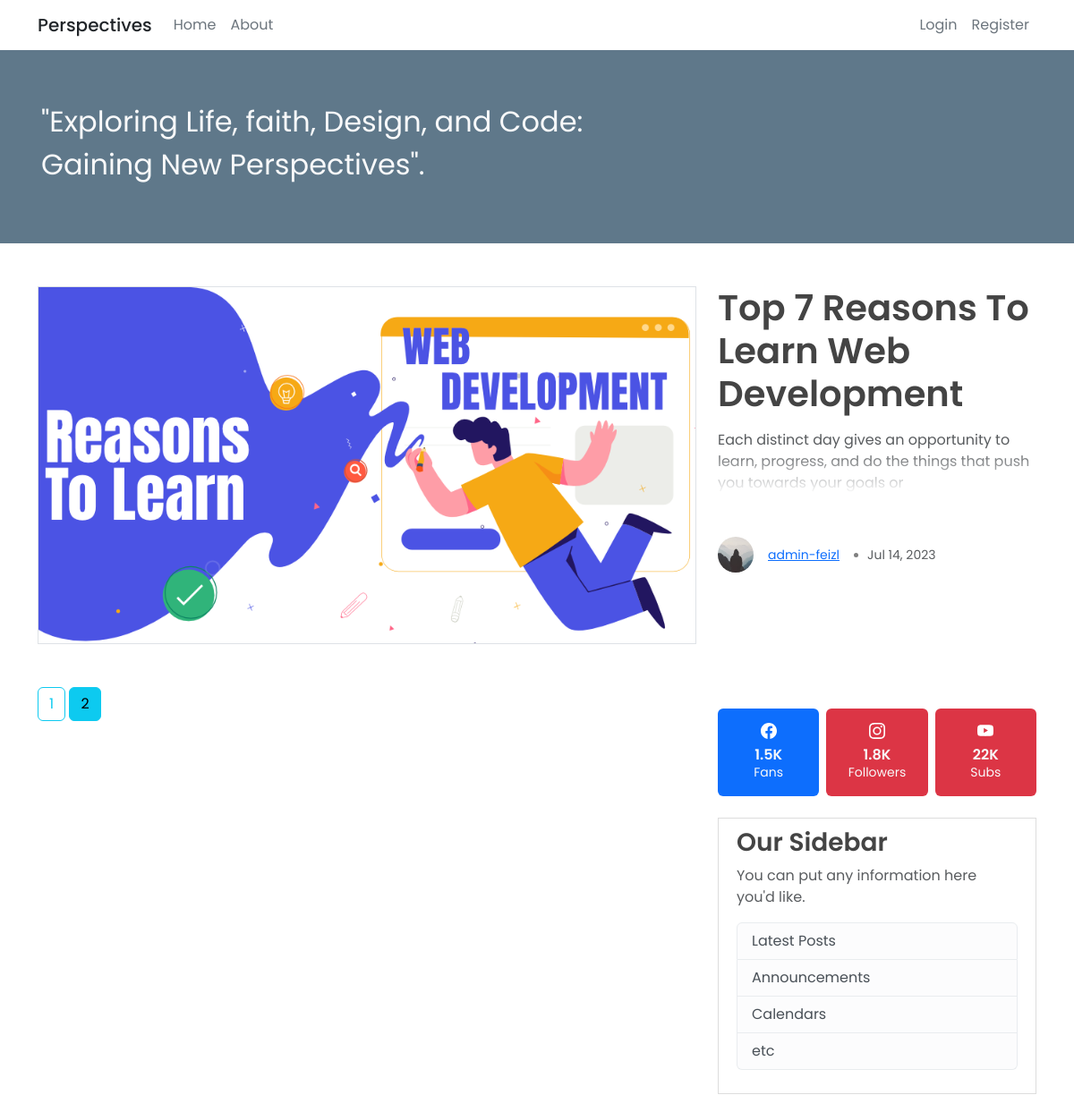
The page /home?page=2 on the database its author committed.
### flaskblog/models.py (models this page shows, shortened)
class Post(db.Model):
    id = db.Column(db.Integer, primary_key=True)
    title = db.Column(db.String(120), nullable=False)
    date_posted = db.Column(db.DateTime, nullable=False, default=datetime.utcnow)
    content = db.Column(db.Text, nullable=False)
    image_filename = db.Column(db.String(120), nullable=True)  # New column
    user_id = db.Column(db.Integer, db.ForeignKey("user.id"), nullable=False)

class User(db.Model, UserMixin):
    id = db.Column(db.Integer, primary_key=True)
    username = db.Column(db.String(20), unique=True, nullable=False)
    email = db.Column(db.String(120), unique=True, nullable=False)
    image_file = db.Column(db.String(20), nullable=False, default="default.jpg")
    password = db.Column(db.String(60), nullable=False)
    posts = db.relationship("Post", backref="author", lazy=True)

### flaskblog/routes.py (the view)
@app.route("/")
@app.route("/home")
def home():
    page = request.args.get("page", 1, type=int)
    posts = Post.query.order_by(Post.date_posted.desc()).paginate(page=page, per_page=5)
    return render_template("index.html", posts=posts)

### flaskblog/templates/index.html (shortened to what this page needs)
{% extends "layout.html" %}
{% block jumbotrone %}
    <div class="container-fluid mb-5 steel-background">
        <div class="container px-3 py-5 text-left jumbotroni">
                <p class="col-lg-8 text-light" style="font-size: 2rem;">
                    "Exploring Life, faith, Design, and Code: Gaining New Perspectives".
                </p>
        </div>
    </div>
    <main class="container mb-5" >
        {% if posts.items %}
        <div class="row g-4">
            <div class="col-md-8">
                <div class="row">
                    <div class="col-md-12">
                        <div class="card border-0 mb-4">
                            <img src="{{ url_for('static', filename='images/' + posts.items[0].image_filename) }}" height="400" style="height: 400; object-fit: cover" class="border border-1">
                        </div>
                    </div>
                </div>
            </div>
            <div class="col-md-4">
                <div class="mb-5">
                    <a class="article-title text-decoration-none link-wrapper" href="{{ url_for('post', post_id=posts.items[0].id) }}">
                        <h1 class="mb-3">{{ posts.items[0].title }}</h1>
                        <p class='fade-text text-muted'>{{ ' '.join(posts.items[0].content.split()[:20]) }}</p>
                    </a>
                </div>
                <div class="d-flex align-items-center">
                    <img class="rounded-circle article-img" src="{{ url_for('static', filename='profile_pic/' + posts.items[0].author.image_file) }}">
                    <small class="me-3"><a class="mr-2" href="{{ url_for('user_posts', username=posts.items[0].author.username ) }}">{{ posts.items[0].author.username }}</a></small>
                    <div class="rounded-circle " style="height:5px; width: 5px; margin-right: 10px; background-color: grey;"></div>
                    <small class="text-muted">{{ posts.items[0].date_posted.strftime("%b %d, %Y") }}</small>
                </div>
            </div>
        </div>
        {% endif %}
    </main>
{% endblock %}
{% block content%}
    {% for page_num in posts.iter_pages(left_edge=1, right_edge=1, left_current=1, right_current=2) %}
        {% if page_num %}
            {% if posts.page == page_num %}
                <a class="btn btn-info mb-4" href="{{ url_for('home', page=page_num) }}">{{ page_num }}</a>
            {% else %}
                <a class="btn btn-outline-info mb-4" href="{{ url_for('home', page=page_num) }}">{{ page_num }}</a>
            {% endif %}
        {% else %}
            ...
        {% endif %}
    {% endfor %}
{% endblock content %}

### flaskblog/static/main.css (style rules this page uses)
body { font-family: 'Poppins', sans-serif; background-color: #fffff; color: #333333; margin-top: 3.5rem; }
h1, h2, h3, h4, h5, h6 { color: #444444; font-weight: 600 }
.steel-background { background-color: #5f788a; }
.card, card-body { background-color: #ffffff }
.article-title { color: #444444; }
.link-wrapper { text-decoration: none; }
.fade-text { position: relative; overflow: hidden; }
.fade-text::after { content: ''; position: absolute; bottom: 0; left: 0; width: 100%; height: 50px; background: linear-gradient(to bottom, rgba(255, 255, 255, 0) 0%, rgba(255, 255, 255, 1) 100%); }
.article-img { height: 40px; width: 40px; margin-right: 16px; }

### rows shown on the page
Post: image_filename (picture), title "Top 7 Reasons To Learn Web Development", content "Each distinct day gives an opportunity to learn, progress, and do the things that push you towards your goals or", date_posted "Jul 14, 2023"
User: image_file (placeholder picture), username "admin-feizl"

### other values the page prints
{{ page_num }} "1"
{{ page_num }} "2"
